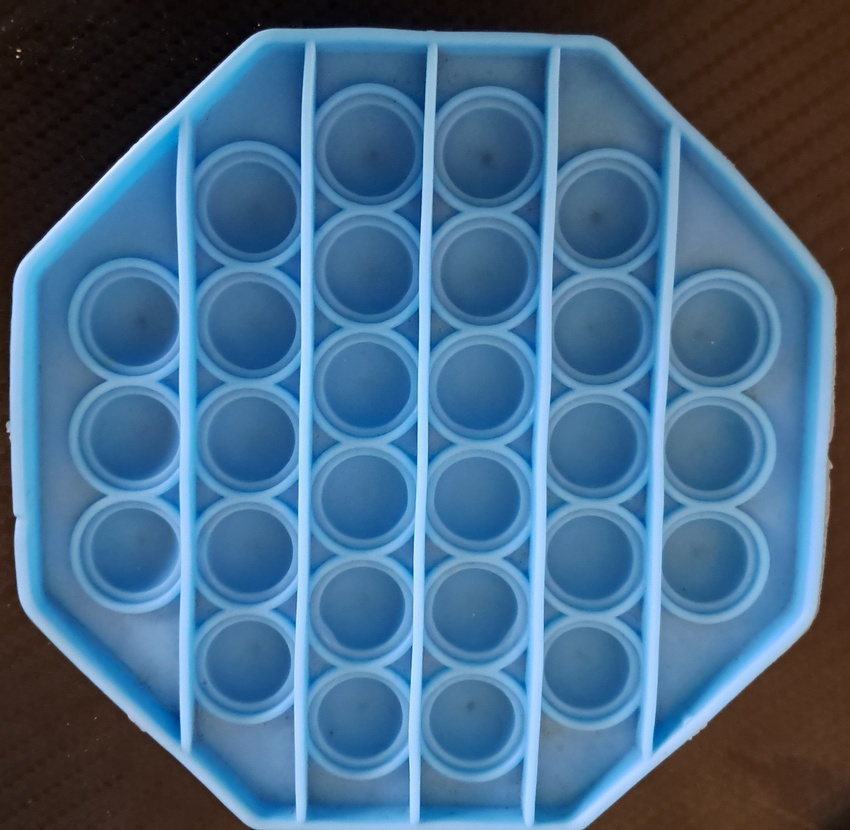
#> input picture input_images/4_SearchImage.jpg, 850 x 830 px, shrunk from 2352 x 2296 before the run, found by its file name
$ python watershed.py
#> lines starting #> are read from the running program, lines starting #| are printed output that depends on the picture; after the words box and inside, x2 and y2 are one past the last pixel; in counts of white or black regions, pixels touching at a corner belong together
import numpy as np
import cv2
from matplotlib import pyplot as plt

image = cv2.imread("input_images/4_SearchImage.jpg")
#> image is the input picture: shape (830, 850, 3); mean B, G, R 137.2, 106.6, 71.3

gray = cv2.cvtColor(image,cv2.COLOR_BGR2GRAY)
_, thresh = cv2.threshold(gray,0,255,cv2.THRESH_BINARY_INV+cv2.THRESH_OTSU)
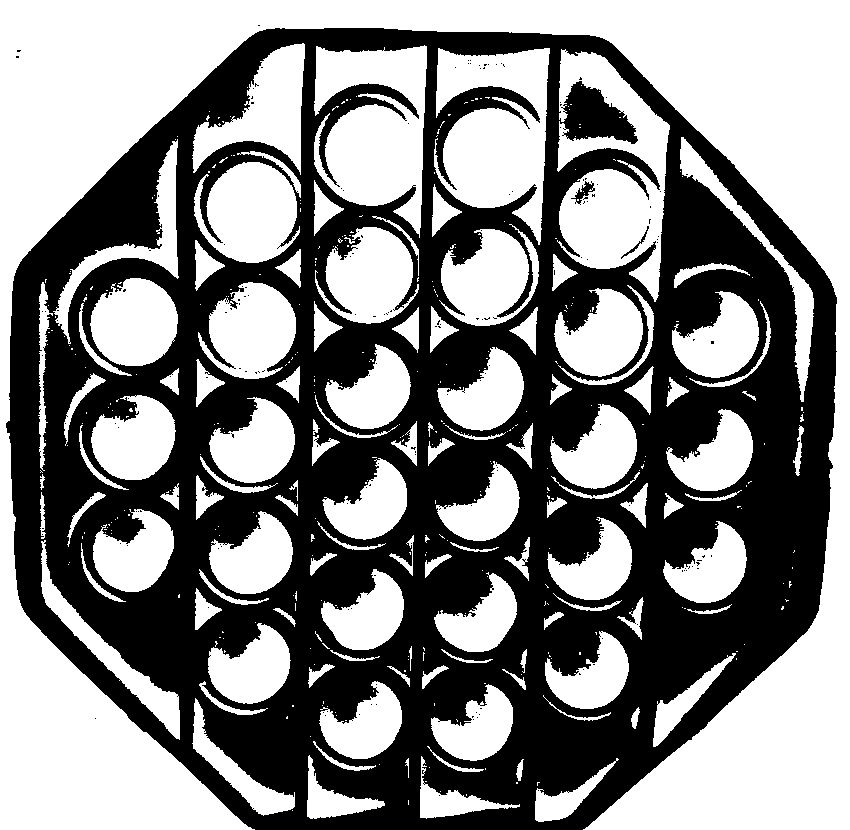
#> thresh: shape (830, 850); 52.6% white; 186 black regions (183 under 20 px), largest, box (x1, y1, x2, y2) and area: (6, 28, 837, 830) 333674, (571, 181, 595, 205) 190, (621, 226, 649, 259) 94

kernel_size = 5
kernel = np.ones((kernel_size,kernel_size),np.uint8)

# Find area which is surely background
sure_bg = cv2.dilate(thresh,kernel,iterations=1)
#> sure_bg: shape (830, 850); 63.6% white; 61 black regions (54 under 20 px), largest, box (x1, y1, x2, y2) and area: (8, 30, 835, 830) 253858, (567, 84, 635, 141) 1977, (202, 157, 260, 217) 357

# Find are which is surely foreground
dist_transform = cv2.distanceTransform(sure_bg,cv2.DIST_L2,3)
_, sure_fg = cv2.threshold(dist_transform,0.05*dist_transform.max(),255,0)
#> sure_fg: shape (830, 850) float32; 35% white; 66 white regions (10 under 20 px), largest, box (x1, y1, x2, y2) and area: (0, 0, 850, 830) 115654, (0, 433, 241, 830) 28350, (450, 112, 538, 200) 6292
sure_fg = np.uint8(sure_fg)

# Find the region which is neither surely foreground nor surely background
unknown = cv2.subtract(sure_bg,sure_fg)
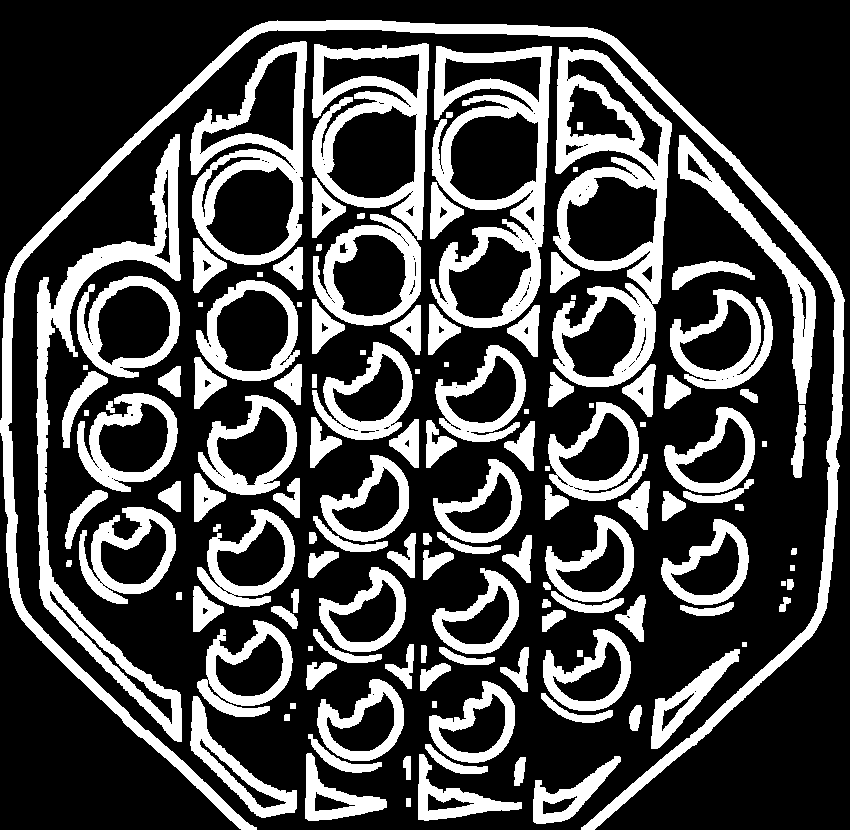
#> unknown: shape (830, 850); 28.6% white; 132 white regions, largest, box (x1, y1, x2, y2) and area: (0, 20, 845, 830) 23196, (552, 47, 672, 387) 15286, (36, 134, 182, 742) 12710

# Marker labelling
_, markers = cv2.connectedComponents(sure_fg)
#> markers: shape (830, 850) int32; 67 distinct labels, from 0 to 66

# Add one to all labels so that sure background is not 0, but 1
markers = markers+1
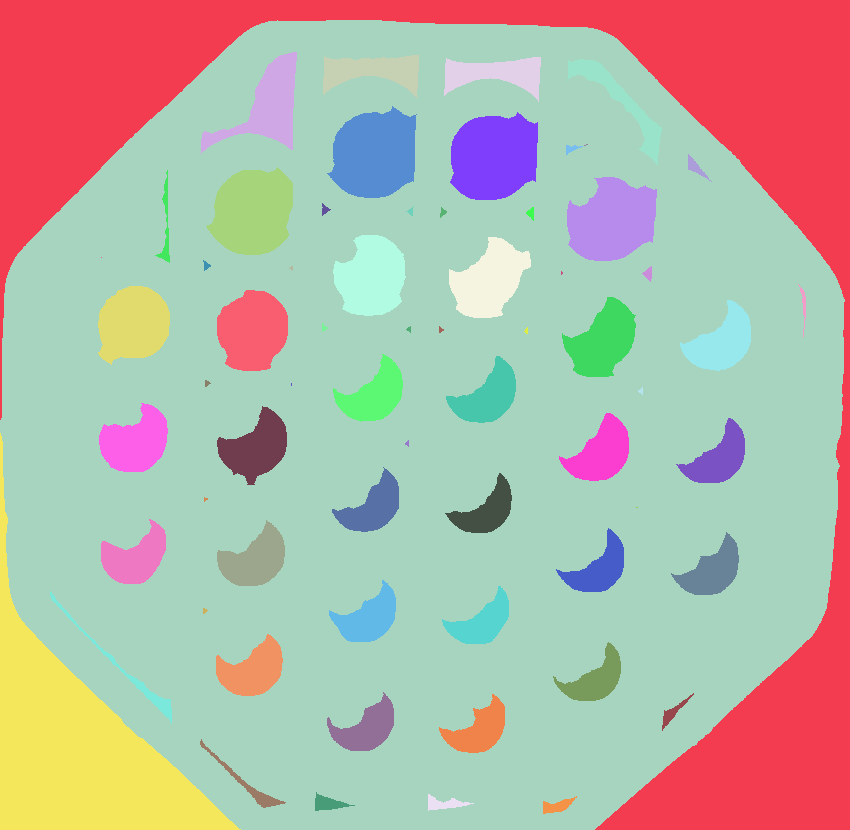
#> markers: shape (830, 850) int32; 67 distinct labels, from 1 to 67; one colour per label, 0 black

# Now, mark the region of unknown with zero
markers[unknown==255] = 0
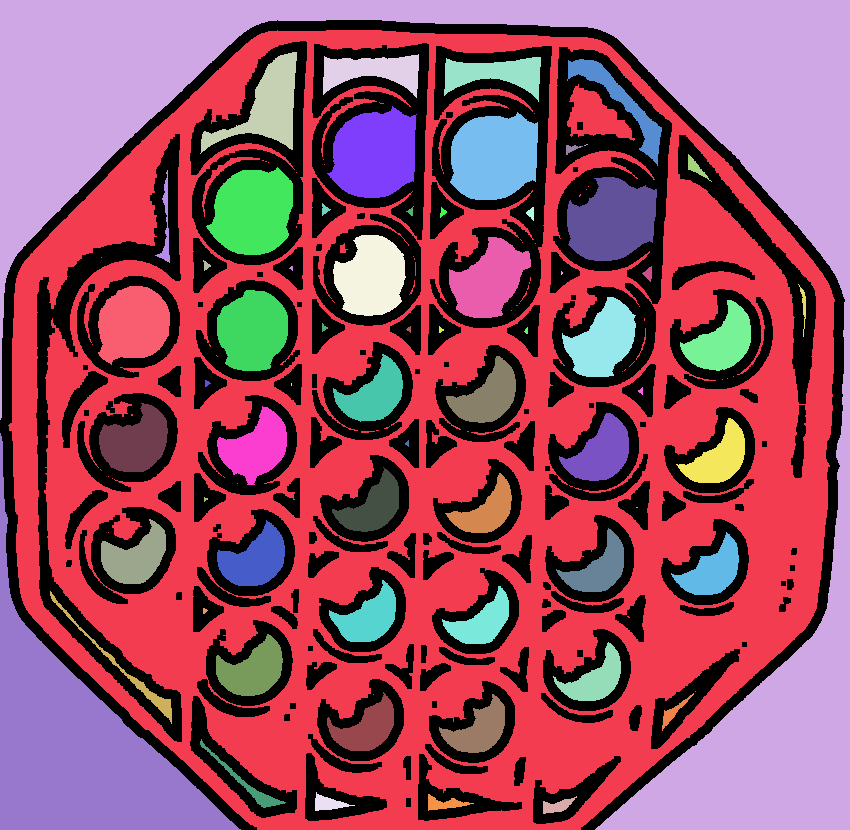
#> markers: shape (830, 850) int32; 68 distinct labels, from 0 to 67; one colour per label, 0 black

markers = cv2.watershed(image,markers)
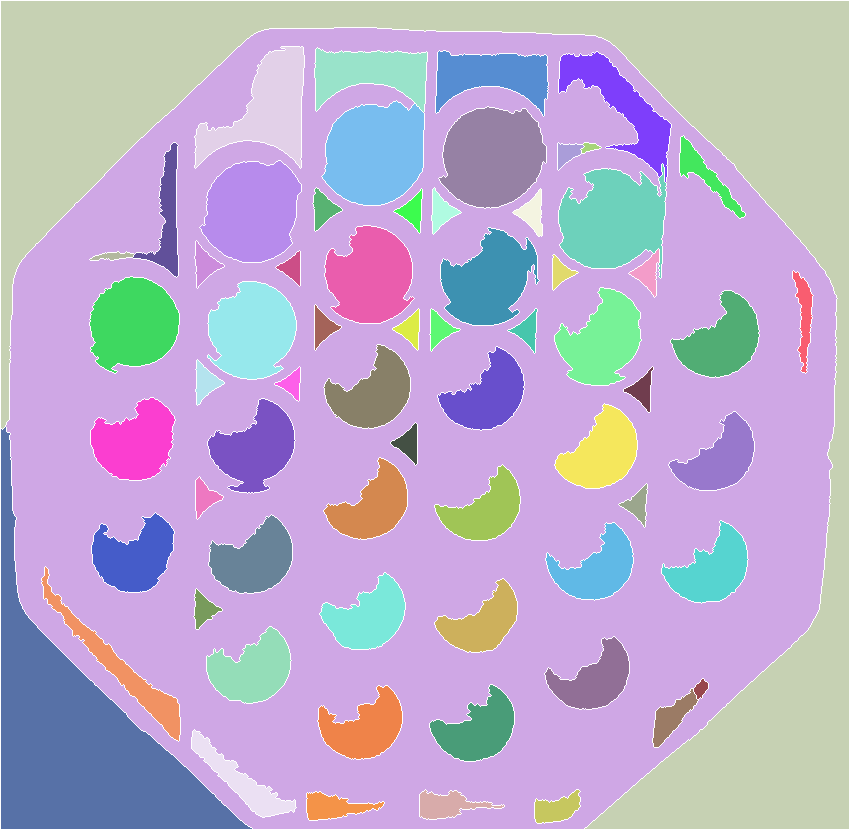
#> markers: shape (830, 850) int32; 68 distinct labels, from -1 to 67; one colour per label, 0 black, -1 white
image[markers == -1] = [0,0,0]
#> image: shape (830, 850, 3); 2.72% of pixels changed, all inside (x1, y1, x2, y2) = (0, 0, 850, 830)


# The next 3 steps are needed only for better visibilty in publishing.
structuring_element = cv2.getStructuringElement(cv2.MORPH_RECT, (kernel_size, kernel_size))
image = cv2.erode(image, structuring_element)
image = cv2.erode(image, structuring_element)
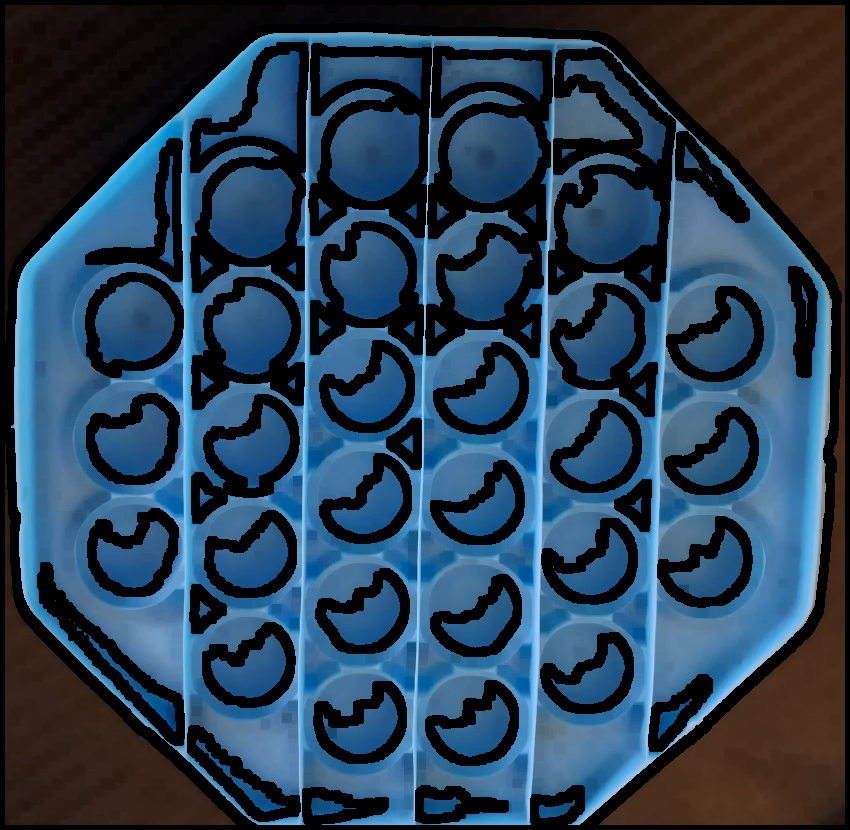
#> image: shape (830, 850, 3); mean B, G, R 86, 65, 40

cv2.imshow('watershed', image)
cv2.waitKey(0)
cv2.destroyAllWindows()
cv2.imwrite("output_images/watershed.jpg",image)

$ run again, with input_images/4_Template.jpg copied over input_images/4_SearchImage.jpg
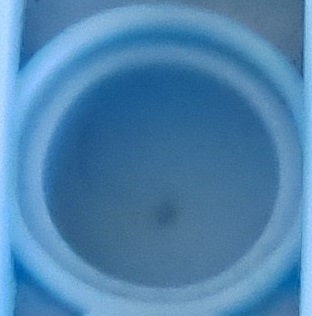
#> input picture input_images/4_Template.jpg, 312 x 316 px, found by its file name
#> image is the input picture: shape (316, 312, 3); mean B, G, R 174.7, 131.4, 77.4
#> thresh: shape (316, 312); 62% white; 61 black regions (58 under 20 px), largest, box (x1, y1, x2, y2) and area: (0, 0, 312, 316) 37221, (182, 50, 193, 60) 46, (196, 56, 205, 62) 20
#> sure_bg: shape (316, 312); 70.1% white; 11 black regions (7 under 20 px), largest, box (x1, y1, x2, y2) and area: (0, 0, 312, 316) 29390, (258, 97, 267, 109) 44, (273, 120, 279, 128) 36, (242, 82, 253, 91) 27
#> unknown: shape (316, 312); 13.3% white; 14 white regions, largest, box (x1, y1, x2, y2) and area: (16, 19, 305, 292) 7924, (16, 0, 307, 85) 2678, (219, 245, 304, 316) 968
#> `markers = cv2.watershed(image,markers)`:
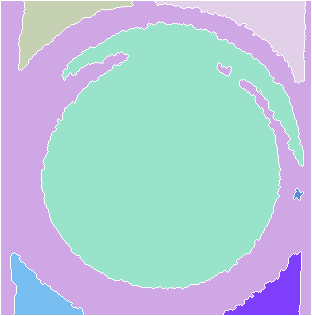
#> markers: shape (316, 312) int32; 8 distinct labels, from -1 to 7; one colour per label, 0 black, -1 white
#> `image = cv2.erode(image, structuring_element)`:
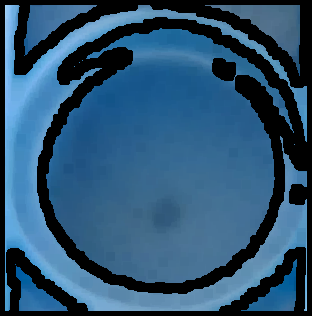
#> image: shape (316, 312, 3); mean B, G, R 114.1, 83.3, 44.6
